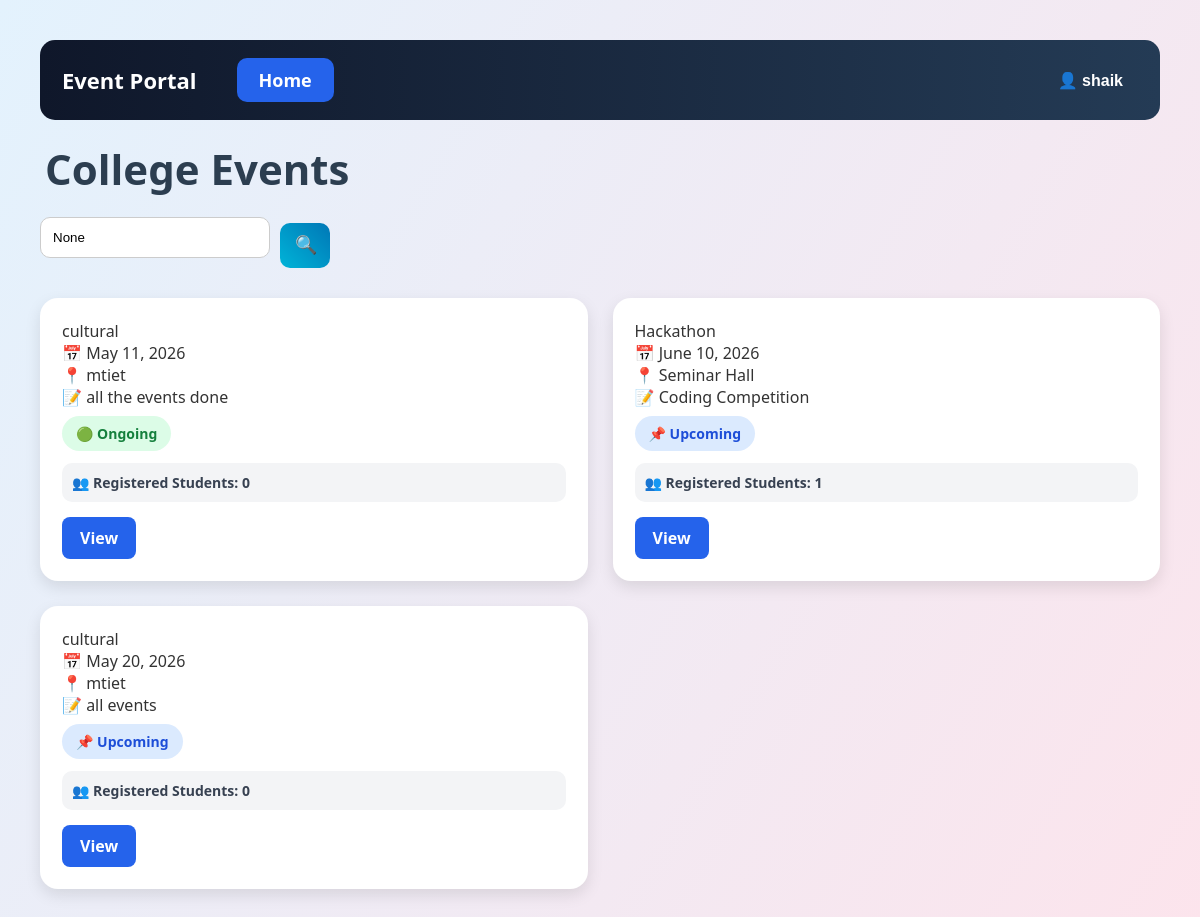
Screenshot of / (signed in) with the database file from the repository.
### events/models.py (models this page shows, shortened)
class Event(models.Model):
    STATUS_CHOICES = (
        ('Upcoming', 'Upcoming'),
        ('Ongoing', 'Ongoing'),
        ('Completed', 'Completed'),
    )
    name = models.CharField(max_length=100)
    date = models.DateField()
    location = models.CharField(max_length=100)
    description = models.TextField()
    status = models.CharField(
        max_length=20,
        choices=STATUS_CHOICES,
        default='Upcoming'
    )

### events/views.py (the view, shortened to what this page needs)
# urls.py: path('', views.event_list, name='home'),
@login_required
def event_list(request):
    query = request.GET.get('q')
    if query:
        events = Event.objects.filter(
            name__icontains=query
        )
    else:
        events = Event.objects.all()
    return render(request, 'events/index.html', {
        'events': events,
        'query': query,
        'is_admin': is_admin(request.user),
        'is_student': is_student(request.user),
    })

### events/views.py (called while the page is built)
def is_admin(user):
    if user.is_superuser:
        return True
    return (
        hasattr(user, 'userprofile')
        and user.userprofile.role == 'admin'
    )

def is_student(user):
    return (
        hasattr(user, 'userprofile')
        and user.userprofile.role == 'student'
    )

### events/templates/events/index.html (shortened to what this page needs)
{% load static %}
<!doctype html>
<html>
  <head>
    <link rel="stylesheet" href="{% static 'events/style.css' %}" />
  </head>
  <body>
    <div class="navbar">
      <div class="logo">Event Portal</div>
      <div class="nav-links">
        <a href="/">Home</a>
      </div>
      <div class="profile-menu">
        <button class="profile-btn">👤 {{ request.user.username }}</button>
      </div>
    </div>
    <h1 class="main-title">College Events</h1>
    <form method="GET" class="search-bar">
      <input
        type="text"
        name="q"
        placeholder="Search events..."
        value="{{ query }}"
      />
      <button type="submit">🔍</button>
    </form>
    <div class="events-container">
      {% for event in events %}
      <div class="event-card">
        <div class="event-title">{{ event.name }}</div>
        <div class="event-info">📅 {{ event.date }}</div>
        <div class="event-info">📍 {{ event.location }}</div>
        <div class="event-info">📝 {{ event.description }}</div>
        <div class="event-info">
          {% if event.status == "Upcoming" %}
          <span class="status upcoming"> 📌 Upcoming </span>
          {% elif event.status == "Ongoing" %}
          <span class="status ongoing"> 🟢 Ongoing </span>
          {% else %}
          <span class="status completed"> ✅ Completed </span>
          {% endif %}
        </div>
        <div class="register-count">
          👥 Registered Students: {{ event.registration_set.count }}
        </div>
        <a href="/event/{{ event.id }}/" class="view-btn"> View </a>
      </div>
      {% empty %}
      <div class="event-card">
        <div class="event-info">No events available</div>
      </div>
      {% endfor %}
    </div>
  </body>
</html>

### events/static/events/style.css (style rules this page uses)
* { margin: 0; padding: 0; box-sizing: border-box; }
body { font-family: "Segoe UI", sans-serif; background: linear-gradient(120deg, #e3f2fd, #fce4ec); color: #333; padding: 20px; }
.navbar { display: flex; align-items: center; background: linear-gradient(90deg, #0f172a, #243b55); padding: 18px 22px; border-radius: 15px; margin: 20px; gap: 40px; }
.logo { font-size: 22px; font-weight: bold; color: white; }
.nav-links { display: flex; gap: 25px; }
.nav-links a { background: #2563eb; color: white; text-decoration: none; padding: 10px 22px; border-radius: 10px; font-size: 18px; font-weight: bold; transition: 0.3s; }
.main-title { text-align: left; margin-left: 25px; margin-top: 20px; margin-bottom: 20px; font-size: 42px; color: #2c3e50; }
.search-bar { display: flex; align-items: center; gap: 10px; width: 25%; margin-left: 20px; margin-bottom: 25px; }
.search-bar input { width: 100%; padding: 10px; border-radius: 10px; border: 1px solid #ccc; outline: none; }
.search-bar button { width: 50px; height: 45px; border: none; border-radius: 10px; background: linear-gradient(45deg, #00b4d8, #0077b6); color: white; cursor: pointer; font-size: 18px; }
.events-container { display: grid; grid-template-columns: repeat(2, 1fr); gap: 25px; padding: 0 20px 30px; }
.event-card { background: white; padding: 22px; border-radius: 18px; box-shadow: 0 6px 16px rgba(0, 0, 0, 0.1); transition: 0.3s ease; height: 100%; }
form { margin-top: 15px; }
input[type="text"], input[type="date"], textarea, select { width: 100%; padding: 12px; margin-bottom: 15px; border-radius: 10px; border: 1px solid #ccc; outline: none; }
button { padding: 10px 15px; border: none; border-radius: 8px; background: linear-gradient(45deg, #00b4d8, #0077b6); color: white; cursor: pointer; transition: 0.3s; }
.status { display: inline-block; padding: 8px 14px; border-radius: 20px; font-size: 14px; font-weight: bold; margin-top: 8px; }
.upcoming { background: #dbeafe; color: #1d4ed8; }
.ongoing { background: #dcfce7; color: #15803d; }
.register-count { margin-top: 12px; background: #f3f4f6; padding: 10px; border-radius: 10px; font-size: 14px; font-weight: bold; color: #374151; }
.view-btn { display: inline-block; margin-top: 15px; background: #2563eb; color: white; padding: 10px 18px; border-radius: 8px; text-decoration: none; font-weight: bold; }
.profile-menu { position: relative; margin-left: auto; }
.profile-btn { background: transparent; border: none; color: white; font-size: 16px; font-weight: bold; cursor: pointer; }

### rows the page displays
Event: name "cultural", date "May 11, 2026", location "mtiet", description "all the events done", status "🟢 Ongoing", registration_set.count "0"
Event: name "Hackathon", date "June 10, 2026", location "Seminar Hall", description "Coding Competition", status "📌 Upcoming", registration_set.count "1"
Event: name "cultural", date "May 20, 2026", location "mtiet", description "all events", status "📌 Upcoming", registration_set.count "0"

### other values shown
{{ request.user.username }} "shaik"
